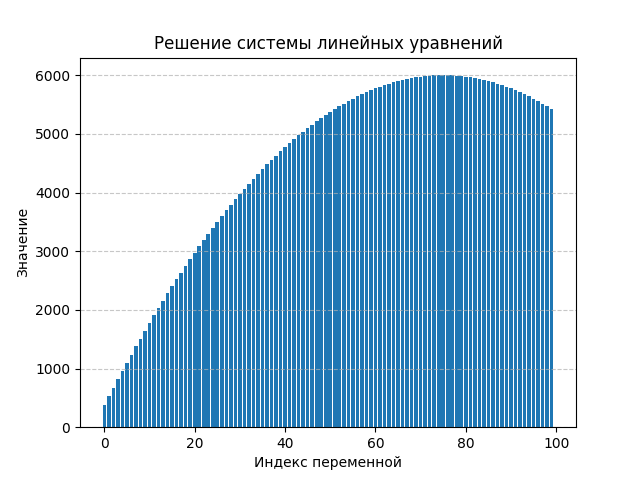

Python code for this plot:
import numpy as np
import matplotlib.pyplot as plt
from scipy.linalg import solve

with open('C:/Users/LEGION/Downloads/100.txt', 'r') as f:
    lines = f.readlines()
N = int(lines[0].strip())
A = np.array([list(map(float, lines[i + 1].split())) for i in range(N)])
b = np.array(list(map(float, lines[N + 1].split())))

x = solve(A, b)
    
plt.bar(range(len(x)), x)
plt.xlabel('Индекс переменной')
plt.ylabel('Значение')
plt.title('Решение системы линейных уравнений')
plt.grid(axis='y', linestyle='--', alpha=0.7)
plt.show()
